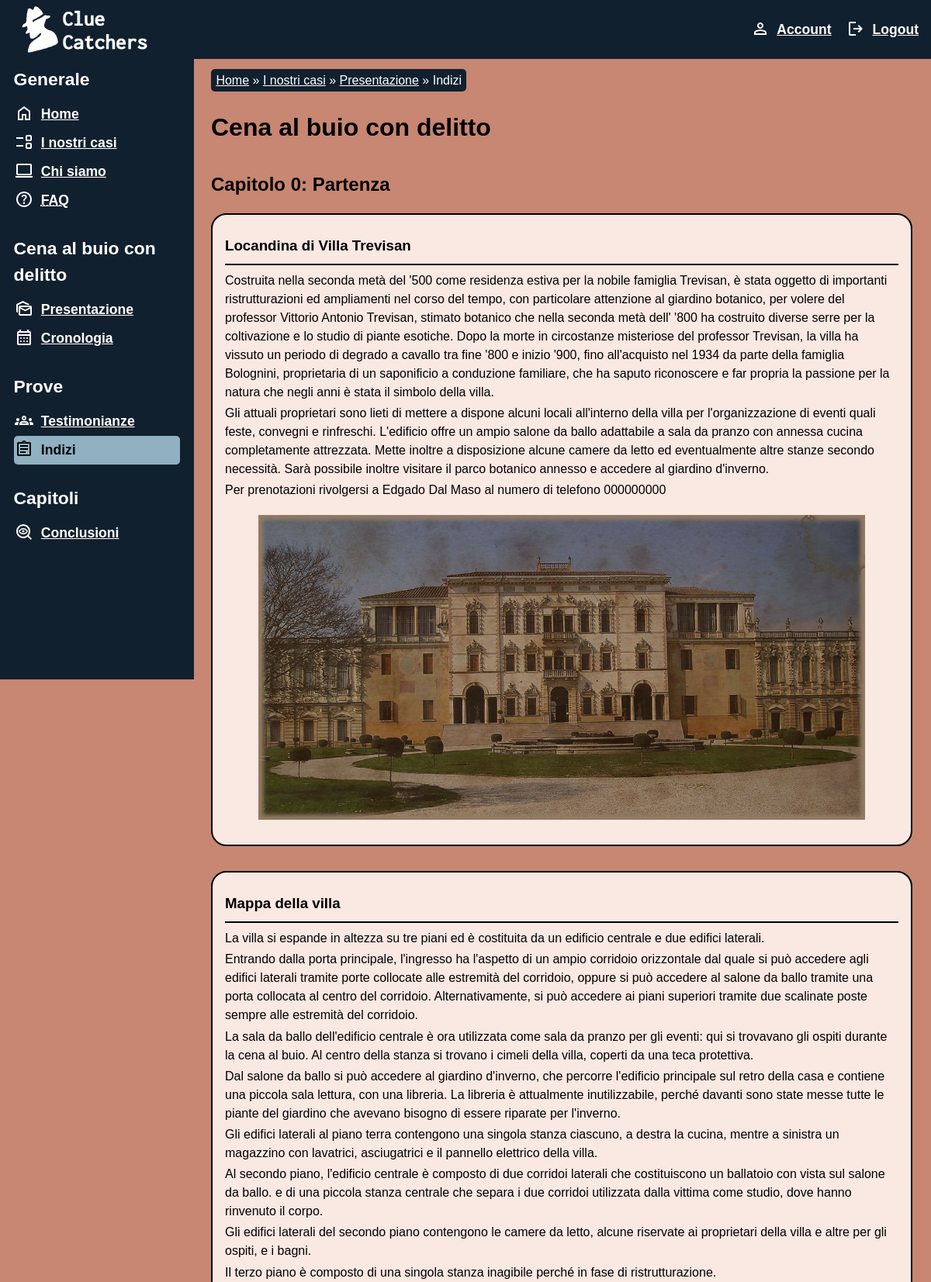
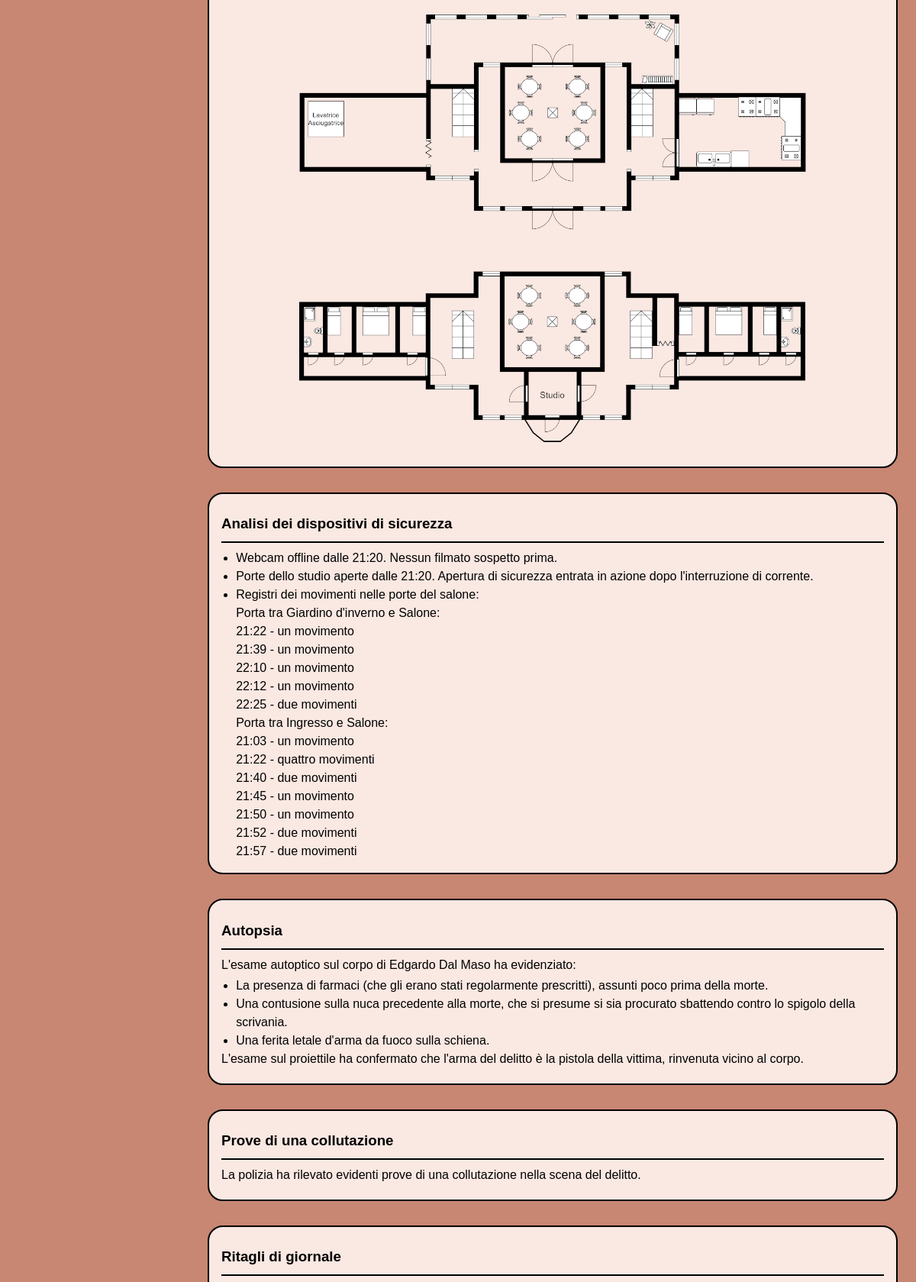
Screenshot of /clues.php?id=0000000000000001 (signed in, upper part) with the database file from the repository (2 pictures, top to bottom).
### tables this page shows
CREATE TABLE `indagine` (
  `id` char(16) NOT NULL,
  `dataInserimento` datetime NOT NULL,
  `nome` varchar(25) NOT NULL,
  `descrizione` varchar(255) NOT NULL,
  `image_path` varchar(75) DEFAULT NULL,
  PRIMARY KEY (`id`)
);

CREATE TABLE `prova` (
  `id` char(16) NOT NULL,
  `tipo` enum('evento','testimonianza','indizio') NOT NULL,
  `idIndagine` char(16) NOT NULL,
  `idCapitolo` char(16) NOT NULL,
  `contenuto` text NOT NULL,
  `image_path` varchar(75) DEFAULT NULL,
  `titolo` varchar(75) NOT NULL,
  PRIMARY KEY (`id`),
  KEY `idIndagine` (`idIndagine`),
  KEY `idCapitolo` (`idCapitolo`),
  CONSTRAINT `prova_ibfk_1` FOREIGN KEY (`idIndagine`) REFERENCES `indagine` (`id`) ON UPDATE CASCADE,
  CONSTRAINT `prova_ibfk_2` FOREIGN KEY (`idCapitolo`) REFERENCES `capitolo` (`id`) ON UPDATE CASCADE
);

### src/app/database.php (called while the page is built, shortened)
<?php
class DatabaseAccess {
    private $connection;
    private function connect() {
        $this->connection = new mysqli(self::HOST_DB, self::USERNAME, self::PASSWORD, self::DATABASE_NAME);
    }
    private function closeConnection(){
        $this->connection = null;
    }
    public function query(string $query, array $params = array(),
                        bool $close_connection = true) {
        $stmt = $this->connection->prepare($query);
        if(!empty($params)) {
            $format = (string)$params[0];
            $values = array_slice($params, 1);
            $stmt->bind_param($format, ...$values);
        }
        $stmt->execute();
        $result = $stmt->get_result();
        return $result;
    }
}
?>

### src/data/indagine.php (called while the page is built, shortened)
<?php
class Indagine {
    public function __construct($row) {
        $this->id = $row["id"];
        $this->nome = $row["nome"];
    }
}
function getIndagineById(string $id) {
    global $DB;
    $result = $DB->query("SELECT * FROM indagine WHERE id = ?",
        array("s", $id));
    $row = $result->fetch_assoc();
    return !is_null($row) ? new Indagine($row) : null;
}
?>

### src/data/prova.php (called while the page is built, shortened)
<?php
require_once(__DIR__."/salvataggio.php");
class Prova {
    public function __construct(array $row)
    {
        $this->titolo = $row["titolo"];
        $this->contenuto = $row["contenuto"];
        $this->image_path = $row["image_path"];
    }
}
function getProveByIndagineAndProgressivoCapitolo(string $idIndagine, int $progressivoCapitolo) {
    global $DB;
    $result = $DB->query("SELECT * FROM prova WHERE idCapitolo =
        (SELECT id FROM capitolo WHERE idIndagine = ? AND progressivo = ?);",
        array("si", $idIndagine, $progressivoCapitolo));
    $prove = array();
    while ($row = $result->fetch_assoc()) {
        $prove[] = new Prova($row);
    }
    return (!empty($prove)) ? $prove : null;
}
?>

### src/data/capitolo.php (called while the page is built, shortened)
<?php
class Capitolo {
    public function __construct(array $row)
    {
        $this->titolo = $row["titolo"];
    }
}
function getCapitoloByIndagineAndProgressivo(string $idIndagine, int $progressivoCapitolo) {
    global $DB;
    $result = $DB->query("SELECT * FROM capitolo WHERE idIndagine = ? AND progressivo = ?",
        array("si", $idIndagine, $progressivoCapitolo));
    $row = $result->fetch_assoc();
    return !is_null($row) ? new Capitolo($row) : null;
}
function getLastCapitoloByUtenteAndIndagine(int $idUtente, string $idIndagine) {
    global $DB;
    $result = $DB->query("SELECT progressivo FROM capitolo WHERE id = (SELECT idCapitolo FROM domanda WHERE id = (SELECT idDomanda FROM salvataggio WHERE idUtente = ? AND idIndagine = ?))",
        array("is", $idUtente, $idIndagine));
    $val = $result->fetch_assoc();
    return !is_null($val) ? $val["progressivo"] : null;
}
function getFinalCapitolo(string $idIndagine) {
    global $DB;
    $result = $DB->query("SELECT progressivo FROM capitolo WHERE idindagine = ? ORDER BY progressivo DESC LIMIT 1",
        array("i", $idIndagine));
    $val = $result->fetch_assoc();
    return !is_null($val) ? $val["progressivo"] : null;
}
?>

### src/data/salvataggio.php (called while the page is built, shortened)
<?php
function isFinished($idUtente, $indagine) {
    global $DB;
    $result = $DB->query("SELECT * FROM salvataggio WHERE idUtente = ? AND idIndagine = ? AND idDomanda IS NULL",
        array("is", $idUtente, $indagine));
    $row = $result->fetch_assoc();
    return !is_null($row);
}

### src/clues.php (the view, shortened to what this page needs)
<?php
require_once("app/global.php");
require_once("data/prova.php");
require_once("data/capitolo.php");
require_once("data/indagine.php");
require_once("data/capitolo.php");
require_once("data/salvataggio.php");
require_once("components/sidebar.php");
if(isset($_GET["id"]) && $_GET["id"] !== "") {
    $caseId = $_GET["id"];
    $userId = (int)$_SESSION["userId"];
    $case = getIndagineById($caseId);
    $lastChapt = getLastCapitoloByUtenteAndIndagine($userId, $caseId);
    $prove = array();
    $capitoli = array();
    if(!is_null($lastChapt)) {
        for ($i = 0; $i <= $lastChapt; $i++) {
            $capitoli[$i] = getCapitoloByIndagineAndProgressivo($caseId, $i);
            $prove[$i] = getProveByIndagineAndProgressivoCapitolo($caseId, $i);
        }
    } else {
        if(isFinished($userId, $caseId)) {
            $lastChapt = getFinalCapitolo($caseId);
            for ($i = 0; $i <= $lastChapt; $i++) {
                $capitoli[$i] = getCapitoloByIndagineAndProgressivo($caseId, $i);
                $prove[$i] = getProveByIndagineAndProgressivoCapitolo($caseId, $i);
            }
        } else {
            $capitoli[0] = getCapitoloByIndagineAndProgressivo($caseId, 0);
            $prove[0] = getProveByIndagineAndProgressivoCapitolo($caseId, 0);
        }
    }
    $layout = file_get_contents("templates/layout.html");
    $clueLayout = file_get_contents("templates/clue_layout.html");
    $clueGroupLayout = file_get_contents("templates/clues_group_layout.html");
    $title = 'Indizi | '.$case->nome.' | Clue Catchers';
    $keywords = 'Clue Catchers, '.$case->nome. ', indizi';
    $description = 'Visualizza gli indizi del caso '.$case->nome.'.';
    $breadcrumbs = '<p><a href="index.php" lang="en">Home</a> &raquo; <a href="cases.php">I nostri casi</a> &raquo; <a href="case.php?id='.$caseId.'">Presentazione</a> &raquo; Indizi </p>';
    $content = '<h1>'.$case->nome.'</h1>';
    for ($i = 0; $i < count($capitoli); $i++) {
        if(is_null($prove[$i])) continue;
        $clueContent = "";
        foreach($prove[$i] as $prova) {
            if($prova->tipo === TipoProva::indizio || $prova->tipo === TipoProva::evento) {
                $clue = str_replace("[titolo]", $prova->titolo, $clueLayout);
                $clue = str_replace("[contenuto]", $prova->contenuto, $clue);
                if(is_null($prova->image_path)) {
                    $clue = str_replace("[immagine]", "", $clue);
                } else {
                    $clue = str_replace("[immagine]", '<img alt="" class="zoomImg" src="assets/'.$prova->image_path.'">', $clue);
                }
                $clueContent.=$clue;
            }
        }
        if(!($clueContent === "")) {
            $groupLayout = str_replace("[capitolo]", 'Capitolo '.$i.': '.$capitoli[$i]->titolo, $clueGroupLayout);
            $groupLayout = str_replace("[contenuto]", $clueContent, $groupLayout);
            $content .= $groupLayout;
        }
    }
    $menu = getSidebar("CLUES", $case->nome, $case->id);
    $page = str_replace("[title]", $title, $layout);
    $page = str_replace("[keywords]", $keywords, $page);
    $page = str_replace("[description]", $description, $page);
    $page = str_replace("[breadcrumbs]", $breadcrumbs, $page);
    $page = str_replace("[content]", $content, $page);
    $page = str_replace("[sidebar]", $menu, $page);
    $page = str_replace("[userToolbar]", getUserToolBar(), $page);
    echo $page;
} else {
    header("Location: 404.html");
    exit();
}
?>

### src/components/sidebar.php
<?php
    require_once("data/capitolo.php");
    require_once("data/salvataggio.php");
    function getSidebar(string $selected, string $caseName = "", string $caseId = "") {
        $needsCaseMenu = array("CASE", "TIMELINE", "WITNESS", "CLUES", "CHAPTER");
        $sidebar = '<p class="menuSection">Generale</p><ul>';
        $sidebar .= '
                    <li id="homeButton" class="menuButton'.($selected == "HOME" ? ' menuSelected"' : '"').'>'
                        .($selected != "HOME" ? '<a href="index.php" lang="en">Home</a>' : 'Home').
                    '</li>';
        $sidebar .= '
                    <li id="casesButton" class="menuButton'.($selected == "CASES" ? ' menuSelected"' : '"').'>'
                        .($selected != "CASES" ? '<a href="cases.php">I nostri casi</a>' : 'I nostri casi').
                    '</li>';
        $sidebar .= '
                    <li id="aboutButton" class="menuButton'.($selected == "ABOUT" ? ' menuSelected"' : '"').'>'
                        .($selected != "ABOUT" ? '<a href="about.php">Chi siamo</a>' : 'Chi siamo').
                    '</li>';
        $sidebar .= '
                    <li id="faqButton" class="menuButton'.($selected == "FAQ" ? ' menuSelected"' : '"').'>'
                        .($selected != "FAQ" ? '<a href="faq.php"><abbr lang="en" title="Frequently Asked Questions">FAQ</abbr></a>' : '<abbr lang="en" title="Frequently Asked Questions">FAQ</abbr>').
                    '</li></ul>';
        if(in_array($selected, $needsCaseMenu)) {
            $sidebar .= '<div class="menuCases">';
            $sidebar .= '<p class="menuSection">'.$caseName.'</p><ul>';
            $sidebar .= '
                        <li id="caseButton" class="menuButton'.($selected == "CASE" ? ' menuSelected"' : '"').'>'
                            .($selected != "CASE" ? '<a href="case.php?id='.$caseId.'">Presentazione</a>' : 'Presentazione').
                        '</li>';
            $sidebar .= '
                        <li id="timelineButton" class="menuButton'.($selected == "TIMELINE" ? ' menuSelected"' : '"').'>'
                            .($selected != "TIMELINE" ? '<a href="timeline.php?id='.$caseId.'">Cronologia</a>' : 'Cronologia').
                        '</li></ul>';
            $sidebar .= '<p class="menuSection">Prove</p><ul>';
            $sidebar .= '
                        <li id="witnessButton" class="menuButton'.($selected == "WITNESS" ? ' menuSelected"' : '"').'>'
                            .($selected != "WITNESS" ? '<a href="witness.php?id='.$caseId.'">Testimonianze</a>' : 'Testimonianze').
                        '</li>';
            $sidebar .= '
                        <li id="cluesButton" class="menuButton'.($selected == "CLUES" ? ' menuSelected"' : '"').'>'
                            .($selected != "CLUES" ? '<a href="clues.php?id='.$caseId.'">Indizi</a>' : 'Indizi').
                        '</li></ul>';
            $userId = (int)$_SESSION["userId"];
            $lastChapter = getLastCapitoloByUtenteAndIndagine($userId, $caseId);
            if(is_null($lastChapter)) {
                $titolo = "Capitolo 0";
                if(isFinished($userId, $caseId)) {
                    $titolo = "Conclusioni";
                }
            } else {
                $titolo = "Capitolo ".$lastChapter;
            }
            $sidebar .= '<p class="menuSection">Capitoli</p><ul>';
            $sidebar .= '
                        <li id="chapterButton" class="menuButton'.($selected == "CHAPTER" ? ' menuSelected"' : '"').'>'
                            .($selected != "CHAPTER" ? '<a href="chapter.php?id='.$caseId.'">'.$titolo.'</a>' : $titolo).
                        '</li>';
            $sidebar .= '</ul></div>';
        }
        return $sidebar;
    }
?>

### src/assets/css/main.css (style rules this page uses)
* { padding: 0; margin: 0; }
:root { --headerFontSize: 3em; --menuFontSize: 1.1em; --menuLeftPadding: 1em; --menuRightPadding: 1em; --iconLeftPadding: 2em; --iconPosition: 0.1em 0.3em; --contentMenuWidth: 12.2em; --contentMenuHeight: 100vh; --contentLeftPadding: 17em; --contentRightPadding: 1.5em; --small-contentLeftPadding: 1.5em; --aLink: 255, 255, 255; --aVisited: 220, 132, 245; }
html { height: fit-content; font-size: 100%; font-family: 'OpenSans', sans-serif; line-height: 1.5; margin: auto; background-color: rgb(var(--primary500)); }
#pageHeader { background-color: rgb(var(--secondary800)); padding: 0.5em 1em; display: flex; align-items: center; flex-direction: row; }
header #logo { font-size: 1.5em; text-indent: -999em; background-image: url(../images/logo.png); min-width: 7.5em; min-height: 2.5em; background-size: contain; background-repeat: no-repeat; margin-left: 0.5em; }
.menu { font-weight: 600; background-color: rgb(var(--secondary800)); color: rgb(var(--lightColor)); padding-left: var(--menuLeftPadding); padding-right: var(--menuRightPadding); font-size: var(--menuFontSize); }
.menu a:link { color: rgb(var(--aLink)); }
.menu ul { list-style-type: none; }
.menu ul li { padding-top: 0.3em; padding-bottom: 0.3em; padding-left: 0.6em; }
.menu .menuSelected { background-color: rgb(var(--secondary400)); border-radius: 5px; color: rgb(var(--darkColor)); font-weight: 800; }
#userToolbar { padding: 0; margin-left: auto; }
#userToolbar ul { list-style-type: none; display: flex; flex-direction: row; }
#userToolbar #accountButton { margin-left: 1em; background-image: url(../icons/person.svg); background-position: var(--iconPosition); background-repeat: no-repeat; padding-left: var(--iconLeftPadding); }
#userToolbar #logoutButton { margin-left: 1em; background-image: url(../icons/logout.svg); background-position: var(--iconPosition); background-repeat: no-repeat; padding-left: var(--iconLeftPadding); }
#contentMenu { float: left; overflow: hidden; position: -webkit-sticky; position: sticky; top: 0; width: var(--contentMenuWidth); height: var(--contentMenuHeight); overflow-y: auto; }
#contentMenu .menuSection { font-weight: 600; font-size: 1.3em; padding: 0.4em 0; }
#contentMenu ul { padding-bottom: 1em; }
.menu .menuButton { background-position: var(--iconPosition); background-repeat: no-repeat; padding-left: var(--iconLeftPadding); }
#homeButton { background-image: url(../icons/home.svg); }
#casesButton { background-image: url(../icons/lista.svg); }
#aboutButton { background-image: url(../icons/computer.svg); }
#faqButton { background-image: url(../icons/help.svg); }
#caseButton { background-image: url(../icons/evenlope.svg); }
#timelineButton { background-image: url(../icons/calendario.svg); }
#witnessButton { background-image: url(../icons/group.svg); }
#cluesButton { background-image: url(../icons/assignment.svg); }
#cluesButton.menuSelected { background-image: url(../icons/darkIcons/assignment.svg); }
#chapterButton { background-image: url(../icons/investigate.svg); }
#breadcrumb { padding-left: var(--contentLeftPadding); padding-right: var(--contentRightPadding); margin-top: 1em; margin-bottom: 1em; }
#breadcrumb p { display: inline; background-color: rgb(var(--secondary800)); padding: 0.4em; border-radius: 5px; color: rgb(var(--lightColor)); }
#breadcrumb a:link { color: rgb(var(--aLink)); }
#content { padding-top: 0.5em; padding-bottom: 0.5em; padding-left: var(--contentLeftPadding); padding-right: var(--contentRightPadding); margin: auto; max-width: 70em; color: rgb(var(--darkColor)); }
#content h1 { margin-bottom: 1em; }
#content h2 { margin-bottom: 0.8em; }
#content .clue { border: 2px solid rgb(var(--darkColor)); background-color: rgb(var(--primary300)); padding: 1em; border-radius: 20px; margin-bottom: 2em; overflow-x: auto; }
#content .clue h3 { padding: 0.5em 0; border-bottom: 2px solid rgb(var(--darkColor)); }
#content .clue header + p, #content .clue header + ul, #content .clue header + section { margin-top: 0.5em; }
#content .clue p { margin-bottom: 0.2em; }
#content .clue ul { margin-left: 1.2em; }
#content .clue img { width: auto; padding: 1em 0; display: block; margin: auto; max-height: 70vh; max-width: 90%; }
.zoomImg { cursor: pointer; }

### rows the page displays
indagine: nome "Cena al buio con delitto", nome "Capitolo 0: Partenza Analisi dei dispositivi di sicurezza Webcam offline dalle 21:20 . Nessun filmato sospetto prima. Porte dello studio aperte dalle 21:20 . Apertura di sicurezza entrata in azione dopo l'interruzione di corrente. Registri dei movimenti nelle porte del salone: Porta tra Giardino d'inverno e Salone: 21:22 - un movimento 21:39 - un movimento 22:10 - un movimento 22:12 - un movimento 22:25 - due movimenti Porta tra Ingresso e Salone: 21:03 - un movimento 21:22 - quattro movimenti 21:40 - due movimenti 21:45 - un movimento 21:50 - un movimento 21:52 - due movimenti 21:57 - due movimenti Autopsia L'esame autoptico sul corpo di Edgardo Dal Maso ha evidenziato: La presenza di…"
prova: image_path+contenuto+titolo "Locandina di Villa Trevisan Costruita nella seconda metà del '500 come residenza estiva per la nobile famiglia Trevisan, è stata oggetto di importanti ristrutturazioni ed ampliamenti nel corso del tempo, con particolare attenzione al giardino botanico, per volere del professor Vittorio Antonio Trevisan, stimato botanico che nella seconda metà dell' '800 ha costruito diverse serre per la coltivazione e lo studio di piante esotiche. Dopo la morte in circostanze misteriose del professor Trevisan, la villa ha vissuto un periodo di degrado a cavallo tra fine '800 e inizio '900, fino all'acquisto nel 1934 da parte della famiglia Bolognini, proprietaria di un saponificio a conduzione familiare,…", image_path+contenuto+titolo (picture)
prova: image_path+contenuto+titolo "Mappa della villa La villa si espande in altezza su tre piani ed è costituita da un edificio centrale e due edifici laterali. Entrando dalla porta principale, l'ingresso ha l'aspetto di un ampio corridoio orizzontale dal quale si può accedere agli edifici laterali tramite porte collocate alle estremità del corridoio, oppure si può accedere al salone da ballo tramite una porta collocata al centro del corridoio. Alternativamente, si può accedere ai piani superiori tramite due scalinate poste sempre alle estremità del corridoio. La sala da ballo dell'edificio centrale è ora utilizzata come sala da pranzo per gli eventi: qui si trovavano gli ospiti durante la cena al buio. Al centro della…", image_path+contenuto+titolo (picture)

### other values shown
$titolo "Conclusioni"
